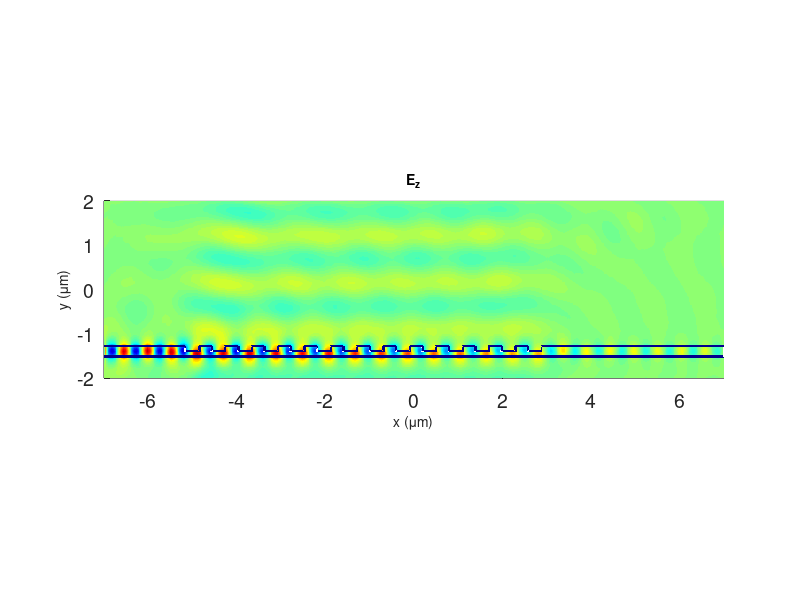

The MATLAB source for this figure:
%%%%%%%%%%%%%%%%%%%%%%%%%%%%%%%%%%%%
% 2-D FDTD simulator
% (no variation in z direction)
% Chris Doerr
% all length units in um
%
%       ^ y
%       |
%       |
%      /----> x
%     /
%    L z
%%%%%%%%%%%%%%%%%%%%%%%%%%%%%%%%%%%%
clear variables
close all
clf
%% physical constants
e0 = 8.854188e-12*1e-6;
u0 = 4*pi*1e-7*1e-6;
c0 = 1/sqrt(e0*u0);
%% material parameters
noxide = 1.45;        % index of oxide
nsi = 3.48;           % index of silicon
%% adjustable variables
lambdac = 1.55;       % vacuum center wavelength
time = 200e-15;       % time length of simulation (s)
xlim = 7;             % limits of x window (window width = 2*xlim)
ylim = 2;             % limits of y window (window width = 2*ylim)
Dx = 0.02;            % x grid size
Dy = Dx;              % y grid size
pulsew = 10e-15;      % input pulse width (s)
Nplot = 10;            % plots every Nplot time steps (to speed execution)
%% waveguide parameters
wg.h = 0.22;            % waveguide height
grat.pitch = 0.595;      % grating pitch
grat.depth = 0.1;      % grating depth
grat.num = 14;          % number of grating notches
grat.start = 2;         % length of waveguide before starting grating
l = xlim*2;             % length of straight waveguide
%% calculated variables
Dt = Dx/(c0/noxide)/1.5;
x = -xlim:Dx:xlim;
y = -ylim:Dy:ylim;
Nx = length(x);
Ny = length(y);
numsteps = round(time/Dt);
fc = c0/lambdac;
%% set up structure
Dx2 = Dx/2; Dy2 = Dy/2;
Nx2 = Nx*2+1; Ny2 = Ny*2+1;
er2 = noxide^2*ones(Nx2,Ny2);
%---straight waveguide
for s = 0:Dx2/5:l
    for h = -wg.h/2:Dx2/5:wg.h/2
        xp = round(s/Dx2);
        yp = round((0.5+wg.h/2+h)/Dy2);
        if xp > 0 && xp < Nx2+1 && yp > 0 && yp < Ny2+1
            er2(xp,yp) = nsi^2;
        end
    end
end
%---grating
for m = 1:grat.num
    for s = -grat.pitch/4:Dx2/5:grat.pitch/4
        for h = -grat.depth:Dy2/5:0
            xp = round((s+grat.start+(m-1)*grat.pitch)/Dx2);
            yp = round((0.5+wg.h+h)/Dy2);
            if xp > 0 && xp < Nx2+1 && yp > 0 && yp < Ny2+1
                er2(xp,yp) = noxide^2;
            end
        end
    end
end
%% calculate erx, ery
for xn = 1:Nx;
    for yn = 1:Ny;
        erx(xn,yn) = (er2(2*xn,2*yn-1) + er2(2*xn+1,2*yn-1)...
            + er2(2*xn,2*yn) + er2(2*xn+1,2*yn))/4;
        ery(xn,yn) = (er2(2*xn-1,2*yn) + er2(2*xn-1,2*yn+1)...
            + er2(2*xn,2*yn) + er2(2*xn,2*yn+1))/4;
        erz(xn,yn) = ...
            (er2(2*xn-1,2*yn-1) ...
            + er2(2*xn,2*yn-1) ...
            + er2(2*xn-1,2*yn) ...
            + er2(2*xn,2*yn))/4;
    end
end
erplot = -abs(gradient(erx).' + gradient(ery.'));
%% define profile of launch field
ya = (1:Ny)*Dy;
envy = 50*Dx*exp(-((ya-0.5-wg.h/2)/wg.h*2/2).^2)/2;
%% initialize fields
Ex = zeros(Nx,Ny);
Ey = zeros(Nx,Ny);
Ez = zeros(Nx,Ny);
Hx = zeros(Nx,Ny);
Hy = zeros(Nx,Ny);
Hz = zeros(Nx,Ny);
%% calculate constant combinations to speed execution
Dtu0Dy = Dt/u0/Dy;
Dtu0Dx = Dt/u0/Dx;
Dte0x = Dt./(e0*erx);
Dte0y = Dt./(e0*ery);
Dte0z = Dt./(e0*erz);
%% main loop
fprintf('Simulation starting...  ')
for cnt = 1:numsteps
    t = cnt*Dt;
    %% inject field
    Ez(2,1:Ny) = Ez(2,1:Ny) + envy.*cos(2*pi*fc*t);  %*exp(-((t-pulsew*3)/pulsew)^2);
    %% calculate H field
    Hxnew = Hx  - Dtu0Dy*(circshift(Ez,[0 -1]) - Ez);
    Hynew = Hy + Dtu0Dx*(circshift(Ez,[-1 0]) - Ez);
    Hynew(Nx,:) = -Ez(Nx,:)./sqrt(u0/e0./erz(Nx,:));
    Hxnew(:,Ny) = Ez(:,Ny)./sqrt(u0/e0./erz(:,Ny));
    Hx = Hxnew;
    Hy = Hynew;
    %% calculate E field
    Eznew = Ez + Dte0z.*((Hy - circshift(Hy,[1 0]))/Dx - (Hx - circshift(Hx,[0 1]))/Dy);
    Eznew(1,:) = Hy(1,:).*sqrt(u0/e0./ery(1,:));
    Eznew(:,1) = -Hx(:,1).*sqrt(u0/e0./erx(:,1));
    Ez = Eznew;
    %% plot field
    if round(cnt/Nplot)==cnt/Nplot
        h = surf(x,y,Ez.'+ erplot);
        axis([-xlim xlim -ylim ylim -inf inf])
        axis equal
        caxis([-1 1])
        view(0,90)
        set(h,'linestyle','none')
        set(gca,'fontsize',14)
        title('\fontsize{14}E_z')
        xlabel('\fontsize{14}x (\mum)')
        ylabel('\fontsize{14}y (\mum)')
        colormap jet
        drawnow
        shg
    end
end
fprintf('Simulation finished.\n')
shg
